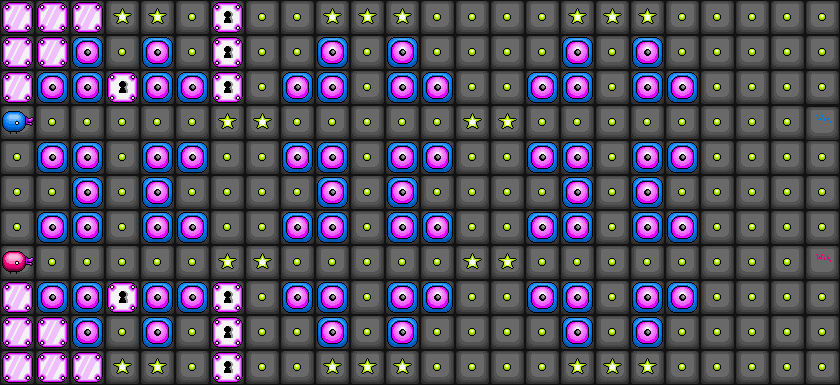

Tiled map render using the project's own tile images. Description and the whole map definition, tile-layer contents included, below:
An orthogonal 24x11 tile map with 35x35 px tiles, 1 tile layer (main).

<map version="1.0" orientation="orthogonal" renderorder="right-down" width="24" height="11" tilewidth="35" tileheight="35" nextobjectid="1">
 <tileset firstgid="1" name="tiles" tilewidth="35" tileheight="35" tilecount="98">
  <image source="../assets/tiles.png" width="1715" height="70" />
 </tileset>
 <layer name="main" width="24" height="11">
  <data encoding="csv">
8,8,8,3,3,2,20,2,2,3,3,3,2,2,2,2,3,3,3,2,2,2,2,2,
8,8,21,2,21,2,20,2,2,21,2,21,2,2,2,2,21,2,21,2,2,2,2,2,
8,21,21,20,21,21,20,2,21,21,2,21,21,2,2,21,21,2,21,21,2,2,2,2,
7,2,2,2,2,2,3,3,2,2,2,2,2,3,3,2,2,2,2,2,2,2,2,11,
2,21,21,2,21,21,2,2,21,21,2,21,21,2,2,21,21,2,21,21,2,2,2,2,
2,2,21,2,21,2,2,2,2,21,2,21,2,2,2,2,21,2,21,2,2,2,2,2,
2,21,21,2,21,21,2,2,21,21,2,21,21,2,2,21,21,2,21,21,2,2,2,2,
6,2,2,2,2,2,3,3,2,2,2,2,2,3,3,2,2,2,2,2,2,2,2,10,
8,21,21,20,21,21,20,2,21,21,2,21,21,2,2,21,21,2,21,21,2,2,2,2,
8,8,21,2,21,2,20,2,2,21,2,21,2,2,2,2,21,2,21,2,2,2,2,2,
8,8,8,3,3,2,20,2,2,3,3,3,2,2,2,2,3,3,3,2,2,2,2,2
</data>
 </layer>
</map>